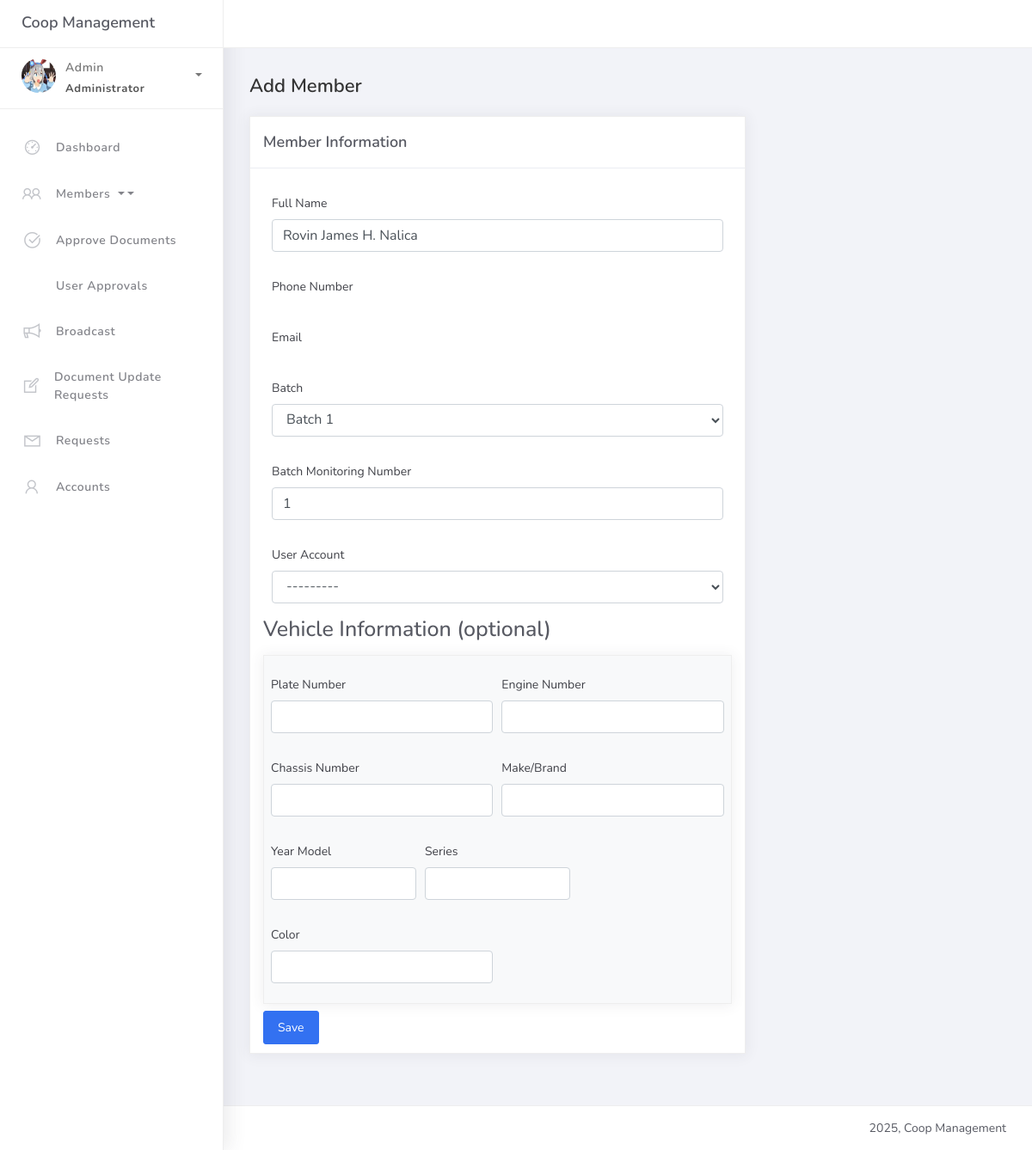
Before: /members/1/edit/ (signed in) with the older database file.
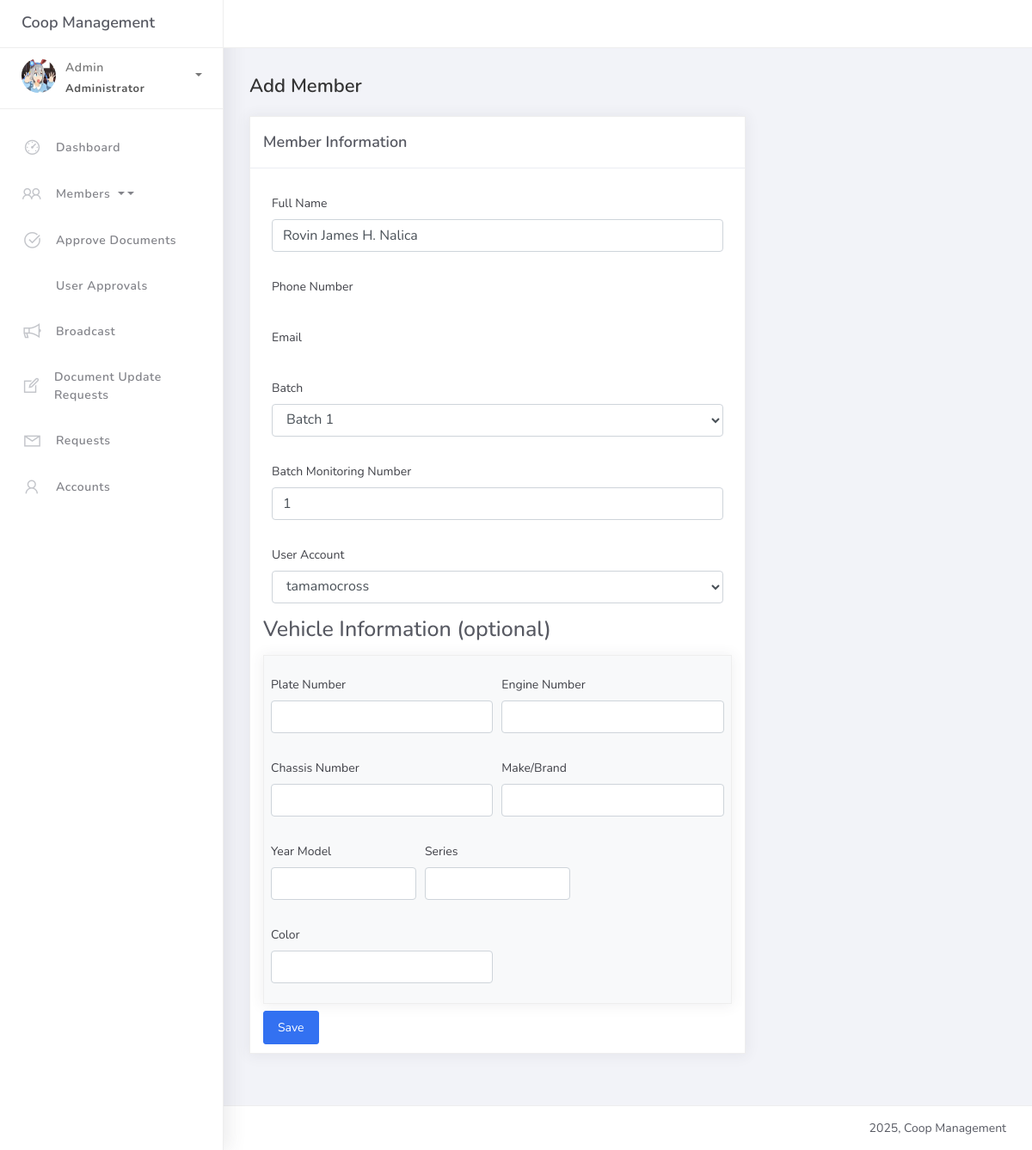
After: the same page with the newer database file.
### coop/models.py (models this page shows, shortened)
class Member(models.Model):
    full_name = models.CharField(max_length=255)
    batch = models.ForeignKey(Batch, on_delete=models.CASCADE, related_name="members")
    batch_monitoring_number = models.PositiveIntegerField()
    is_dormant = models.BooleanField(default=False)
    user_account = models.OneToOneField(
        'User',
        on_delete=models.SET_NULL,
        null=True,
        blank=True,
        related_name='member_profile'
    )

### coop/views.py (the view)
# urls.py: path("members/<int:pk>/edit/", views.member_edit, name="member_edit"),
@login_required
def member_edit(request, pk):
    member = get_object_or_404(Member, pk=pk)
    if request.method == "POST":
        member_form = MemberForm(request.POST, instance=member)
        formset = VehicleFormSet(request.POST, instance=member)
        if member_form.is_valid() and formset.is_valid():
            member_form.save()
            formset.save()
            return redirect("member_list")
    else:
        member_form = MemberForm(instance=member)
        formset = VehicleFormSet(instance=member)
    return render(request, "member_add.html", {"form": member_form, "formset": formset})

### coop/forms.py
class MemberForm(forms.ModelForm):
    class Meta:
        model = Member
        fields = ['full_name', 'batch', 'batch_monitoring_number', 'is_dormant', 'user_account']
        widgets = {
            'full_name': forms.TextInput(attrs={'class': 'form-control'}),
            'batch': forms.Select(attrs={'class': 'form-control'}),
            'batch_monitoring_number': forms.NumberInput(attrs={'class': 'form-control'}),
            'is_dormant': forms.CheckboxInput(attrs={'class': 'form-check-input'}),
            'user_account': forms.Select(attrs={'class': 'form-control'}),
        }

### coop/models.py (called while the page is built)
    def __str__(self):
        return f"Batch {self.number}"

### templates/member_add.html (shortened to what the changed rows need)
{% extends 'base.html' %}
{% load static %}
{% block content %}
<div class="content">
    <div class="container-fluid">
        <div class="row">
            <div class="col-md-8">
                <div class="card">
                    <div class="card-body">
                        <form method="POST">
                            <div class="form-group">
                                <label for="id_full_name">Full Name</label>
                                {{ form.full_name }}
                            </div>
                            <div class="form-group">
                                <label for="id_batch">Batch</label>
                                {{ form.batch }}
                            </div>
                            <div class="form-group">
                                <label for="id_batch_monitoring_number">Batch Monitoring Number</label>
                                {{ form.batch_monitoring_number }}
                            </div>
                            {% if form.user_account %}
                            <div class="form-group">
                                <label for="id_user_account">User Account</label>
                                {{ form.user_account }}
                            </div>
                            {% endif %}
                        </form>
                    </div>
                </div>
            </div>
        </div>
    </div>
</div>
{% endblock %}

Changed rows visible on the page:
changed Member "Rovin James H. Nalica": user_account "---------" → "tamamocross"
